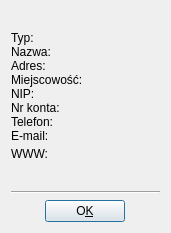
<?xml version="1.0" encoding="UTF-8"?>
<ui version="4.0">
 <class>CounterpartyInfoDialog</class>
 <widget class="QDialog" name="CounterpartyInfoDialog">
  <property name="geometry">
   <rect>
    <x>0</x>
    <y>0</y>
    <width>171</width>
    <height>233</height>
   </rect>
  </property>
  <property name="sizePolicy">
   <sizepolicy hsizetype="Expanding" vsizetype="Preferred">
    <horstretch>0</horstretch>
    <verstretch>0</verstretch>
   </sizepolicy>
  </property>
  <property name="windowTitle">
   <string>Informacje o kontrahencie</string>
  </property>
  <layout class="QVBoxLayout" name="verticalLayout">
   <item>
    <layout class="QHBoxLayout" name="horizontalLayout">
     <property name="spacing">
      <number>0</number>
     </property>
     <item>
      <layout class="QFormLayout" name="formLayout">
       <property name="fieldGrowthPolicy">
        <enum>QFormLayout::ExpandingFieldsGrow</enum>
       </property>
       <property name="formAlignment">
        <set>Qt::AlignLeading|Qt::AlignLeft|Qt::AlignVCenter</set>
       </property>
       <property name="horizontalSpacing">
        <number>0</number>
       </property>
       <property name="verticalSpacing">
        <number>0</number>
       </property>
       <item row="0" column="0">
        <widget class="QLabel" name="labelType">
         <property name="text">
          <string>Typ:</string>
         </property>
        </widget>
       </item>
       <item row="0" column="1">
        <widget class="QLabel" name="labelTypeVal">
         <property name="text">
          <string/>
         </property>
        </widget>
       </item>
       <item row="1" column="0">
        <widget class="QLabel" name="labelName">
         <property name="minimumSize">
          <size>
           <width>0</width>
           <height>0</height>
          </size>
         </property>
         <property name="maximumSize">
          <size>
           <width>16777215</width>
           <height>16777215</height>
          </size>
         </property>
         <property name="text">
          <string>Nazwa:</string>
         </property>
        </widget>
       </item>
       <item row="1" column="1">
        <widget class="QLabel" name="labelNameE">
         <property name="sizePolicy">
          <sizepolicy hsizetype="Expanding" vsizetype="Preferred">
           <horstretch>0</horstretch>
           <verstretch>0</verstretch>
          </sizepolicy>
         </property>
         <property name="minimumSize">
          <size>
           <width>0</width>
           <height>0</height>
          </size>
         </property>
         <property name="text">
          <string/>
         </property>
        </widget>
       </item>
       <item row="2" column="0">
        <widget class="QLabel" name="labelAddress">
         <property name="minimumSize">
          <size>
           <width>0</width>
           <height>0</height>
          </size>
         </property>
         <property name="maximumSize">
          <size>
           <width>16777215</width>
           <height>16777215</height>
          </size>
         </property>
         <property name="text">
          <string>Adres:</string>
         </property>
        </widget>
       </item>
       <item row="2" column="1">
        <widget class="QLabel" name="labelAddressE">
         <property name="sizePolicy">
          <sizepolicy hsizetype="Expanding" vsizetype="Preferred">
           <horstretch>0</horstretch>
           <verstretch>0</verstretch>
          </sizepolicy>
         </property>
         <property name="minimumSize">
          <size>
           <width>0</width>
           <height>0</height>
          </size>
         </property>
         <property name="text">
          <string/>
         </property>
        </widget>
       </item>
       <item row="3" column="1">
        <widget class="QLabel" name="labelCityE">
         <property name="sizePolicy">
          <sizepolicy hsizetype="Expanding" vsizetype="Preferred">
           <horstretch>0</horstretch>
           <verstretch>0</verstretch>
          </sizepolicy>
         </property>
         <property name="minimumSize">
          <size>
           <width>0</width>
           <height>0</height>
          </size>
         </property>
         <property name="text">
          <string/>
         </property>
        </widget>
       </item>
       <item row="4" column="0">
        <widget class="QLabel" name="labelTaxID">
         <property name="minimumSize">
          <size>
           <width>0</width>
           <height>0</height>
          </size>
         </property>
         <property name="maximumSize">
          <size>
           <width>16777215</width>
           <height>16777215</height>
          </size>
         </property>
         <property name="text">
          <string>NIP:</string>
         </property>
        </widget>
       </item>
       <item row="4" column="1">
        <widget class="QLabel" name="labelTicE">
         <property name="sizePolicy">
          <sizepolicy hsizetype="Expanding" vsizetype="Preferred">
           <horstretch>0</horstretch>
           <verstretch>0</verstretch>
          </sizepolicy>
         </property>
         <property name="minimumSize">
          <size>
           <width>0</width>
           <height>0</height>
          </size>
         </property>
         <property name="text">
          <string/>
         </property>
        </widget>
       </item>
       <item row="5" column="0">
        <widget class="QLabel" name="labelAccountName">
         <property name="minimumSize">
          <size>
           <width>0</width>
           <height>0</height>
          </size>
         </property>
         <property name="maximumSize">
          <size>
           <width>16777215</width>
           <height>16777215</height>
          </size>
         </property>
         <property name="text">
          <string>Nr konta:</string>
         </property>
        </widget>
       </item>
       <item row="5" column="1">
        <widget class="QLabel" name="labelAccountE">
         <property name="sizePolicy">
          <sizepolicy hsizetype="Expanding" vsizetype="Preferred">
           <horstretch>0</horstretch>
           <verstretch>0</verstretch>
          </sizepolicy>
         </property>
         <property name="minimumSize">
          <size>
           <width>0</width>
           <height>0</height>
          </size>
         </property>
         <property name="text">
          <string/>
         </property>
        </widget>
       </item>
       <item row="6" column="0">
        <widget class="QLabel" name="labelPhone">
         <property name="minimumSize">
          <size>
           <width>0</width>
           <height>0</height>
          </size>
         </property>
         <property name="maximumSize">
          <size>
           <width>16777215</width>
           <height>16777215</height>
          </size>
         </property>
         <property name="text">
          <string>Telefon:</string>
         </property>
        </widget>
       </item>
       <item row="6" column="1">
        <widget class="QLabel" name="labelPhoneE">
         <property name="sizePolicy">
          <sizepolicy hsizetype="Expanding" vsizetype="Preferred">
           <horstretch>0</horstretch>
           <verstretch>0</verstretch>
          </sizepolicy>
         </property>
         <property name="minimumSize">
          <size>
           <width>0</width>
           <height>0</height>
          </size>
         </property>
         <property name="text">
          <string/>
         </property>
        </widget>
       </item>
       <item row="7" column="0">
        <widget class="QLabel" name="labelEmail">
         <property name="minimumSize">
          <size>
           <width>0</width>
           <height>0</height>
          </size>
         </property>
         <property name="maximumSize">
          <size>
           <width>16777215</width>
           <height>16777215</height>
          </size>
         </property>
         <property name="text">
          <string>E-mail:</string>
         </property>
        </widget>
       </item>
       <item row="7" column="1">
        <widget class="QLabel" name="labelEmailE">
         <property name="sizePolicy">
          <sizepolicy hsizetype="Expanding" vsizetype="Preferred">
           <horstretch>0</horstretch>
           <verstretch>0</verstretch>
          </sizepolicy>
         </property>
         <property name="minimumSize">
          <size>
           <width>0</width>
           <height>0</height>
          </size>
         </property>
         <property name="text">
          <string/>
         </property>
        </widget>
       </item>
       <item row="8" column="0">
        <widget class="QLabel" name="labelWWW">
         <property name="minimumSize">
          <size>
           <width>0</width>
           <height>0</height>
          </size>
         </property>
         <property name="maximumSize">
          <size>
           <width>16777215</width>
           <height>16777215</height>
          </size>
         </property>
         <property name="text">
          <string>WWW:</string>
         </property>
        </widget>
       </item>
       <item row="8" column="1">
        <widget class="QPushButton" name="pushButtonWWW">
         <property name="sizePolicy">
          <sizepolicy hsizetype="Expanding" vsizetype="Fixed">
           <horstretch>0</horstretch>
           <verstretch>0</verstretch>
          </sizepolicy>
         </property>
         <property name="cursor">
          <cursorShape>PointingHandCursor</cursorShape>
         </property>
         <property name="styleSheet">
          <string notr="true">text-align: left;
color: rgb(0, 85, 255);</string>
         </property>
         <property name="text">
          <string/>
         </property>
         <property name="autoDefault">
          <bool>false</bool>
         </property>
         <property name="flat">
          <bool>true</bool>
         </property>
        </widget>
       </item>
       <item row="3" column="0">
        <widget class="QLabel" name="labelLocation">
         <property name="minimumSize">
          <size>
           <width>0</width>
           <height>0</height>
          </size>
         </property>
         <property name="maximumSize">
          <size>
           <width>16777215</width>
           <height>16777215</height>
          </size>
         </property>
         <property name="text">
          <string>Miejscowość:</string>
         </property>
        </widget>
       </item>
      </layout>
     </item>
    </layout>
   </item>
   <item>
    <widget class="Line" name="line4">
     <property name="frameShape">
      <enum>QFrame::HLine</enum>
     </property>
     <property name="frameShadow">
      <enum>QFrame::Sunken</enum>
     </property>
    </widget>
   </item>
   <item>
    <layout class="QHBoxLayout" name="buttonLayout">
     <item>
      <spacer name="spacerRight">
       <property name="orientation">
        <enum>Qt::Horizontal</enum>
       </property>
       <property name="sizeType">
        <enum>QSizePolicy::Expanding</enum>
       </property>
       <property name="sizeHint" stdset="0">
        <size>
         <width>40</width>
         <height>20</height>
        </size>
       </property>
      </spacer>
     </item>
     <item>
      <widget class="QPushButton" name="pushButtonOK">
       <property name="text">
        <string>O&amp;K</string>
       </property>
       <property name="shortcut">
        <string>Alt+K</string>
       </property>
      </widget>
     </item>
     <item>
      <spacer name="spacerLeft">
       <property name="orientation">
        <enum>Qt::Horizontal</enum>
       </property>
       <property name="sizeType">
        <enum>QSizePolicy::Expanding</enum>
       </property>
       <property name="sizeHint" stdset="0">
        <size>
         <width>40</width>
         <height>20</height>
        </size>
       </property>
      </spacer>
     </item>
    </layout>
   </item>
  </layout>
 </widget>
 <layoutdefault spacing="6" margin="11"/>
 <pixmapfunction>qPixmapFromMimeSource</pixmapfunction>
 <tabstops>
  <tabstop>pushButtonOK</tabstop>
 </tabstops>
 <resources/>
 <connections/>
</ui>
